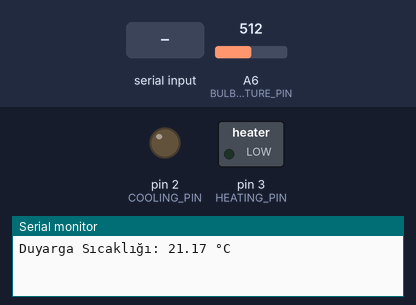
Simulated run of this sketch. Board: Arduino Nano, built with avr-gcc and run on an emulated ATmega328P. Shown: switched loads named in the sketch (green lamp = pin HIGH), output pins drawn as LEDs (lit = HIGH), the last lines printed to the serial monitor. Inputs (shaded band) come from the test bench; at power-on: A6 (BULB_TEMPERATURE_PIN) = 512.

Above: at 0.15 s.
At 1.2 s:
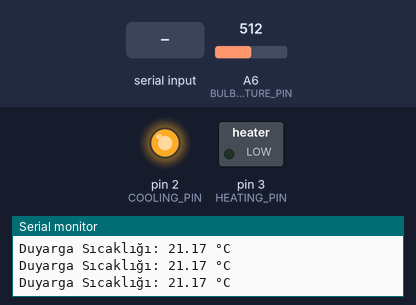
1.3 s: "90:45\n" received over Serial
Timing chart, 0 to 4.3 s (numbered marks = the images above; inputs shaded):
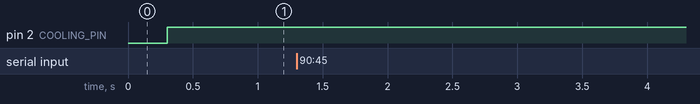

The sketch:

valf.ino
```cpp
#define COOLING_PIN 2
#define HEATING_PIN 3
#define BULB_TEMPERATURE_PIN A6
#define EVAPORATOR_TEMPERATURE_PIN A5
#define PRESSURE_TRANSMITTER_PIN A4

const float seriesResistor = 9900;
const float nominalResistance = 10000;
const float nominalTemperature = 18;
const float bCoefficient = 3950;
const int adcMax = 1023;
const float supplyVoltage = 5.0;
const float temperatureConfigurationCorrectionCoefficientForBulb = 3.0;
const float temperatureConfigurationCorrectionCoefficientForEvaporator = 3.0;

unsigned long previousPrintTime = 0;
const long printInterval = 100;

unsigned long previousControlTime = 0;
const long controlInterval = 300;

void setup() {
  Serial.begin(115200);
  pinMode(COOLING_PIN, OUTPUT);
  pinMode(HEATING_PIN, OUTPUT);
}

String incomingData = "";
float presentEvaporatorTemperature = 0.0;
float presentEvaporatorPressure = 0.0;

void loop() {
  readSerialDataNonBlocking();
  unsigned long currentMillis = millis();
  if (currentMillis - previousControlTime >= controlInterval) {
    previousControlTime = currentMillis;
    controlExpansionValveHeatingOrCoolingProcess(presentEvaporatorTemperature, presentEvaporatorPressure);
  }
  if (currentMillis - previousPrintTime >= printInterval) {
    previousPrintTime = currentMillis;
    printExpansionValveBulbTemperature();
  }
}

void readSerialDataNonBlocking() {
  while (Serial.available()) {
    char c = Serial.read();
    if (c == '\n') {
      parseData(incomingData);
      incomingData = "";
    } else {
      incomingData += c;
    }
  }
}

float calculateSaturationTemperature(float temperature, float pressureAsKiloPascal){
  float saturationTemperature = -273.15;
  if(pressureAsKiloPascal>=30 && pressureAsKiloPascal<130){
    saturationTemperature = -1.483202e-07*pow(pressureAsKiloPascal, 4) + 6.050253e-05*pow(pressureAsKiloPascal, 3) - 1.004336e-02*pow(pressureAsKiloPascal, 2) + 1.007342*pressureAsKiloPascal - 72.35443;
  }
  else if(pressureAsKiloPascal>=130 && pressureAsKiloPascal<415){
    saturationTemperature = -1.071269e-09*pow(pressureAsKiloPascal, 4) + 1.541994e-06*pow(pressureAsKiloPascal, 3) - 9.215127e-04*pow(pressureAsKiloPascal, 2) + 0.3447084*pressureAsKiloPascal - 52.78948;
  }
  Serial.println();
  Serial.print("Hesaplanan doyma sıcaklığı: ");
  Serial.print(saturationTemperature);
  return saturationTemperature;
}

float getTargetTemperature(float saturationTemperature){
  return saturationTemperature + 10;
}

void controlExpansionValveHeatingOrCoolingProcess(float presentEvaporatorTemperature, float presentEvaporatorPressureAsKiloPascal){
  float dT = 5;
  float saturationTemperature = calculateSaturationTemperature(presentEvaporatorTemperature, presentEvaporatorPressureAsKiloPascal);
  float targetTemperature = getTargetTemperature(saturationTemperature);

  if(presentEvaporatorTemperature > targetTemperature + dT){
    makeHeatingProcess();
  }
  else if((targetTemperature + dT >= presentEvaporatorTemperature) && (presentEvaporatorTemperature > targetTemperature)){
    noHeatingCoolingProcess();
  }
  else if(presentEvaporatorTemperature <= targetTemperature){
    makeCoolingProcess();
  }
}

void parseData(String data) {
  int separatorIndex = data.indexOf(':');
  if (separatorIndex != -1) {
    String tempStr = data.substring(0, separatorIndex);
    String pressStr = data.substring(separatorIndex + 1);
    presentEvaporatorTemperature = tempStr.toFloat();
    presentEvaporatorPressure = pressStr.toFloat();
    Serial.println();
    Serial.println("---------------------------------------------------");
    Serial.print("Evaparatör Sıcaklık: ");
    Serial.print(presentEvaporatorTemperature);
    Serial.print(" Evaparatör Basınç: ");
    Serial.print(presentEvaporatorPressure);
  }
}

void makeCoolingProcess(){
  digitalWrite(HEATING_PIN, HIGH);
  Serial.println();
  Serial.print("Soğutma işlemi yapılıyor");
  digitalWrite(COOLING_PIN, LOW);
}

void makeHeatingProcess(){
  digitalWrite(COOLING_PIN, HIGH);
  Serial.println();
  Serial.print("Isıtma işlemi yapılıyor");
  digitalWrite(HEATING_PIN, LOW);
}

void noHeatingCoolingProcess(){
  digitalWrite(COOLING_PIN, HIGH);
  digitalWrite(HEATING_PIN, HIGH);
  Serial.println();
  Serial.print("Hedef sıcaklık içinde bir işlem yok");
}

float getExpansionValveBulbTemperature(){
  int adcValue = (analogRead(BULB_TEMPERATURE_PIN) - adcMax) * -1;
  float voltage = adcValue * (supplyVoltage / adcMax);
  float resistance = (supplyVoltage * seriesResistor / voltage) - seriesResistor;
  float calculatingValue;
  float temperature;
  calculatingValue = resistance / nominalResistance;
  calculatingValue = log(calculatingValue);
  calculatingValue /= bCoefficient;
  calculatingValue += 1.0 / (nominalTemperature + 273.15);
  calculatingValue = 1.0 / calculatingValue;
  calculatingValue -= 273.15;
  temperature = calculatingValue + temperatureConfigurationCorrectionCoefficientForBulb;
  return temperature;
}

float getEvaporatorTemperature(){
  int adcValue = (analogRead(EVAPORATOR_TEMPERATURE_PIN) - adcMax) * -1;
  float voltage = adcValue * (supplyVoltage / adcMax);
  float resistance = (supplyVoltage * seriesResistor / voltage) - seriesResistor;
  float calculatingValue;
  float temperature;
  calculatingValue = resistance / nominalResistance;
  calculatingValue = log(calculatingValue);
  calculatingValue /= bCoefficient;
  calculatingValue += 1.0 / (nominalTemperature + 273.15);
  calculatingValue = 1.0 / calculatingValue;
  calculatingValue -= 273.15;
  temperature = calculatingValue + temperatureConfigurationCorrectionCoefficientForEvaporator;
  return temperature;
}

float getEvaporatorPressure(){
  const float vMin = 1.0;
  const float vMax = 5.0;
  const float pressureMaxKPa = 1000.0;
  int adcValue = analogRead(PRESSURE_TRANSMITTER_PIN);
  float voltage = (adcValue * supplyVoltage) / adcMax;
  if (voltage < vMin){
    voltage = vMin;
  }
  else if (voltage > vMax) {
    voltage = vMax;
  }
  float pressureKPa = (voltage - vMin) * (pressureMaxKPa / (vMax - vMin));
  return pressureKPa;
}

void printExpansionValveBulbTemperature(){
  float temperature = getExpansionValveBulbTemperature();
  Serial.println();
  Serial.print("Duyarga Sıcaklığı: ");
  Serial.print(temperature);
  Serial.println(" °C");
}
```
